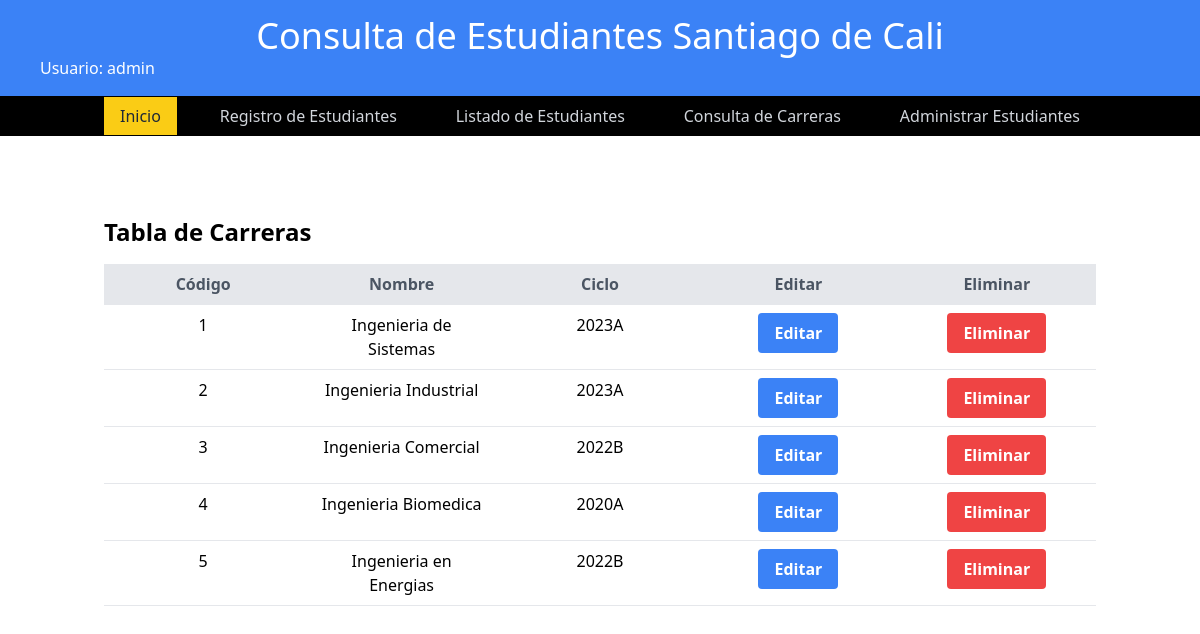
The page /carrera/consulta_carreras.php on the database its author committed.
### tables this page shows
CREATE TABLE IF NOT EXISTS `programa` (
  `id` int NOT NULL AUTO_INCREMENT,
  `nombre` varchar(45) DEFAULT NULL,
  `ciclo` varchar(45) DEFAULT NULL,
  PRIMARY KEY (`id`)
);

### db_conexion/conexion.php (called while the page is built, shortened)
<?php
$dbname = 'universidad_proweb';
?>

### carrera/consulta_carreras.php (the view, shortened to what this page needs)
<?php require('../db_conexion/conexion.php') ?>
<?php
function consulta_programa()
{
    global $conexion, $dbname;
    mysqli_select_db($conexion, $dbname);
    $consulta_programa = 'SELECT * FROM programa ORDER BY id';
    $resultado_programa = $conexion->query($consulta_programa);
    return $resultado_programa;
}
$resultado_programa = consulta_programa();
            ?>
<!DOCTYPE html>
<html lang="en">
<head>
    <link href="../css/output.css" rel="stylesheet">
</head>
<body>
    <header class="mb-16">
        <div class="title-container h-24 bg-blue-500 flex flex-col justify-center items-center">
            <h1 class="text-4xl text-white">Consulta de Estudiantes Santiago de Cali</h1>
            <p class="self-start px-10 text-white">Usuario: <span>admin</span></p>
        </div>
        <section>
            <nav class="bg-black">
                <div class="container mx-auto px-4 py-2">
                    <ul class="flex justify-between items-center">
                        <li><a href="../admin/inicio.php" class="text-gray-800 bg-yellow-400 px-4 py-2 font-medium">Inicio</a></li>
                        <li><a href="../admin/registro_estudiante.php" class="text-gray-300 hover:bg-gray-700 px-4 py-2">Registro de Estudiantes</a></li>
                        <li><a href="../admin/listado_estudiantes.php" class="text-gray-300 hover:bg-gray-700 px-4 py-2">Listado de Estudiantes</a></li>
                        <li><a href="./consulta_carreras.php" class="text-gray-300 hover:bg-gray-700 px-4 py-2">Consulta de Carreras</a></li>
                        <li><a href="../admin/admin_estudiantes.php" class="text-gray-300 hover:bg-gray-700 px-4 py-2">Administrar Estudiantes</a></li>
                    </ul>
                </div>
            </nav>
        </section>
    </header>
    <main>
        <div class="container mx-auto p-4">
            <h1 class="text-2xl font-bold mb-4">Tabla de Carreras</h1>
            <table class="w-full border-collapse">
                <thead>
                    <tr class="grid grid-cols-5">
                        <th class="py-2 px-4 bg-gray-200 text-gray-600 font-bold border-b">Código</th>
                        <th class="py-2 px-4 bg-gray-200 text-gray-600 font-bold border-b">Nombre</th>
                        <th class="py-2 px-4 bg-gray-200 text-gray-600 font-bold border-b">Ciclo</th>
                        <th class="py-2 px-4 bg-gray-200 text-gray-600 font-bold border-b">Editar</th>
                        <th class="py-2 px-4 bg-gray-200 text-gray-600 font-bold border-b">Eliminar</th>
                    </tr>
                </thead>
                <tbody>
                <?php
                if ($resultado_programa->num_rows > 0)
                {
                    while ($datos = $resultado_programa->fetch_assoc())
                    {?>
                        <tr class="grid grid-cols-5 text-center">
                            <td class="py-2 px-4 border-b"><?php echo $datos["id"];?></td>
                            <td class="py-2 px-4 border-b"><?php echo $datos["nombre"];?></td>
                            <td class="py-2 px-4 border-b"><?php echo $datos["ciclo"];?></td>
                            <td class="py-2 px-4 border-b"><a href="./editar_carrera.php?id=<?php echo $datos['id']?>" class="inline-block bg-blue-500 hover:bg-blue-700 text-white font-bold py-2 px-4 rounded">Editar</a></td>
                            <td class="py-2 px-4 border-b"><a href="./eliminar_carrera.php?id=<?php echo $datos['id']?>" class="inline-block bg-red-500 hover:bg-red-700 text-white font-bold py-2 px-4 rounded ">Eliminar</a></td>
                        </tr>
                        <?php
                    }
                }
                ?>
                </tbody>
            </table>
        </div>
    </main>
</body>
</html>

### rows shown on the page
programa: id "1", nombre "Ingenieria de Sistemas", ciclo "2023A"
programa: id "2", nombre "Ingenieria Industrial", ciclo "2023A"
programa: id "3", nombre "Ingenieria Comercial", ciclo "2022B"
programa: id "4", nombre "Ingenieria Biomedica", ciclo "2020A"
programa: id "5", nombre "Ingenieria en Energias", ciclo "2022B"
